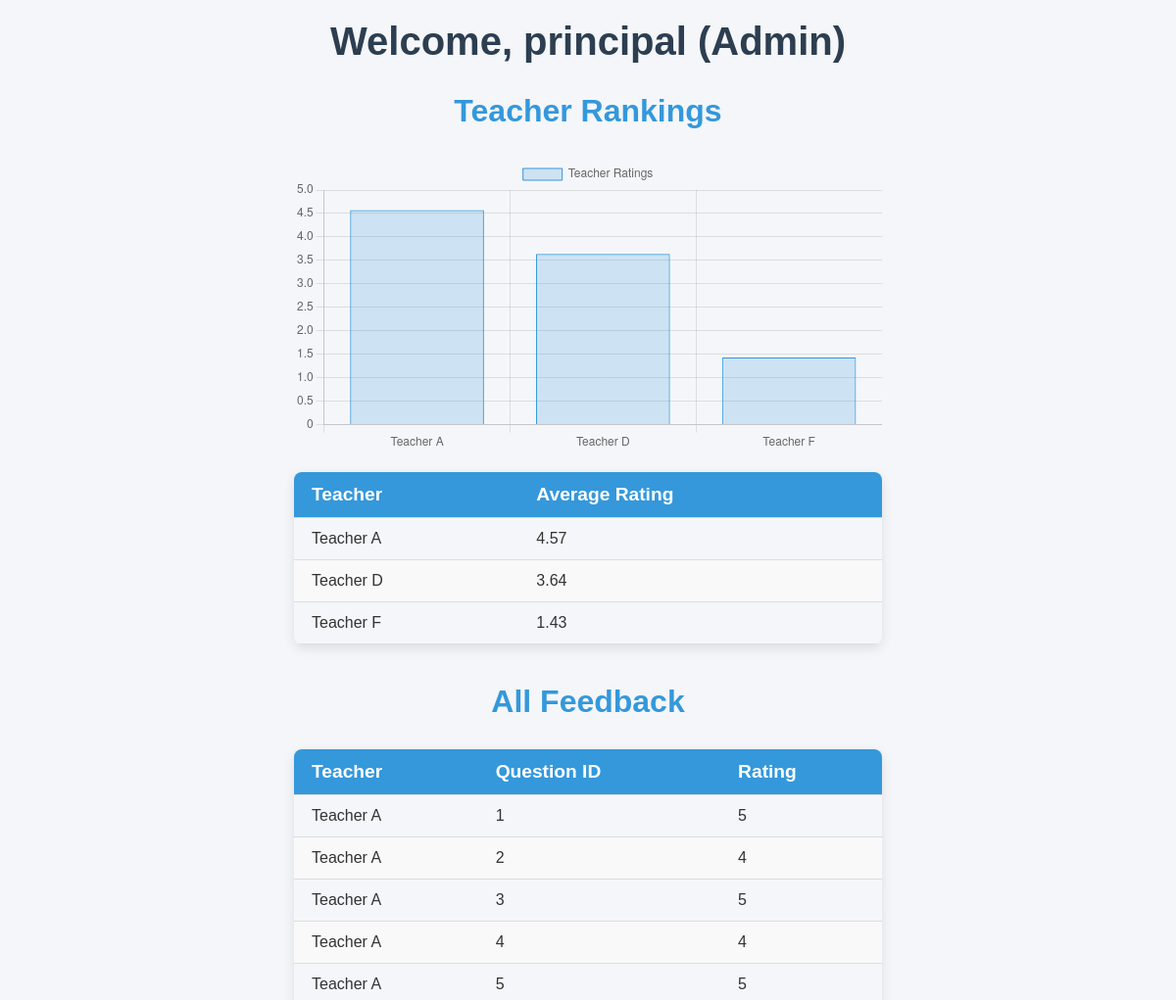
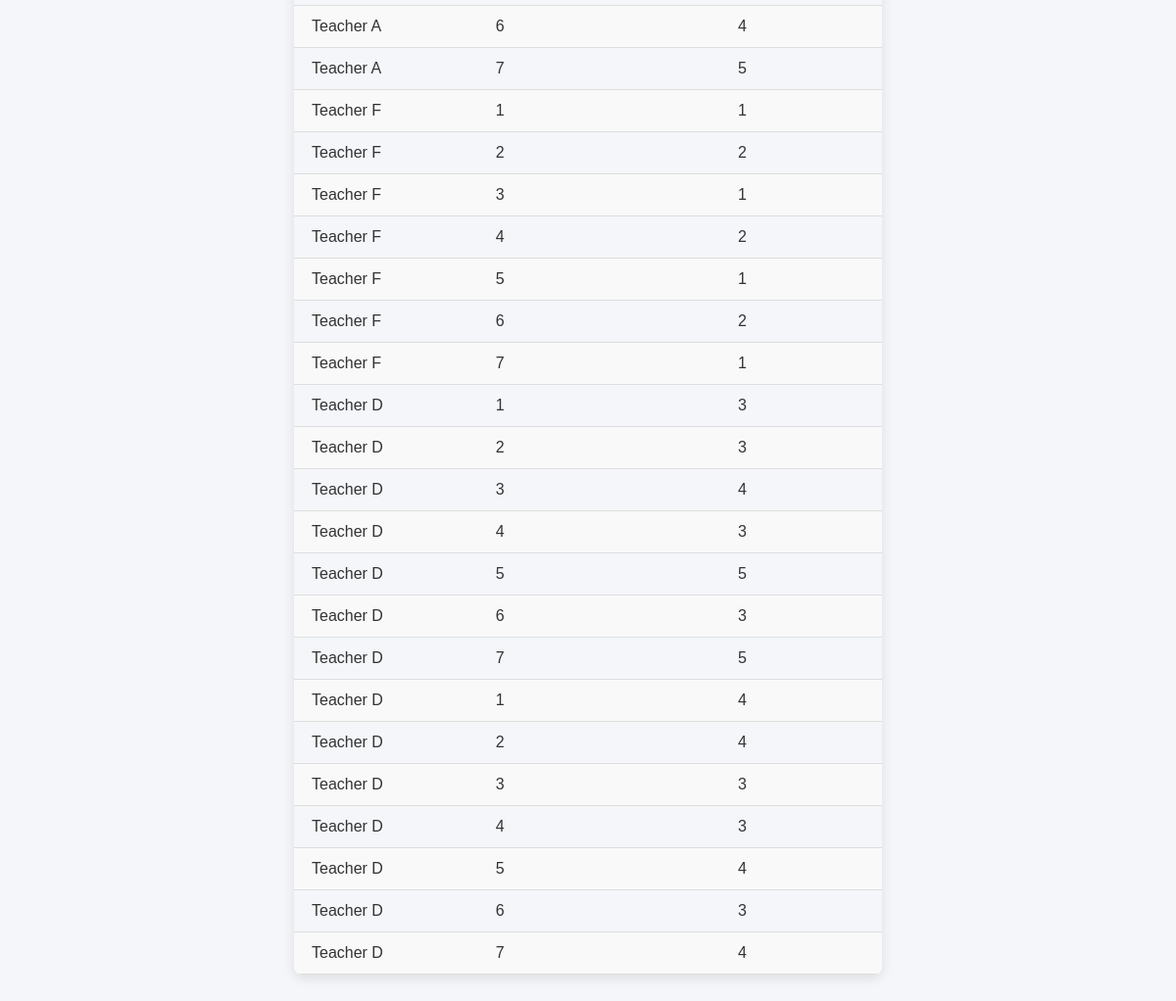
The page /admin (signed in) on the database its author committed (2 pictures, top to bottom).
### tables this page shows
CREATE TABLE feedback (
        id INTEGER PRIMARY KEY AUTOINCREMENT,
        teacher TEXT,
        question_id TEXT,
        rating INTEGER,
        sentiment REAL
    );

### app.py (the view)
@app.route('/admin')
def admin():
    if 'user_id' not in session or session.get('role') != 'admin':
        return redirect(url_for('login_select'))
    conn = sqlite3.connect('feedback.db')
    cursor = conn.cursor()
    cursor.execute('''
        SELECT teacher, ROUND(AVG(rating), 2) as avg_rating
        FROM feedback
        GROUP BY teacher
        ORDER BY avg_rating DESC
    ''')
    rankings = cursor.fetchall()
    cursor.execute('SELECT * FROM feedback')
    feedback = cursor.fetchall()
    conn.close()
    return render_template('admin.html', rankings=rankings, feedback=feedback)

### templates/admin.html (shortened to what this page needs)
<!DOCTYPE html>
<html lang="en">
<head>
</head>
<body>
    <div class="container">
        <h1>Welcome, {{ session['username'] }} (Admin)</h1>
        <div class="dashboard-section">
            <h2>Teacher Rankings</h2>
            <div id="rankingsChartContainer">
                <canvas id="rankingsChart" width="400" height="200"></canvas>
            </div>
            <table class="data-table">
                <thead>
                    <tr>
                        <th>Teacher</th>
                        <th>Average Rating</th>
                    </tr>
                </thead>
                <tbody>
                    {% for teacher, avg_rating in rankings %}
                        <tr>
                            <td>{{ teacher }}</td>
                            <td>{{ avg_rating }}</td>
                        </tr>
                    {% endfor %}
                </tbody>
            </table>
        </div>
        <div class="dashboard-section">
            <h2>All Feedback</h2>
            <table class="data-table">
                <thead>
                    <tr>
                        <th>Teacher</th>
                        <th>Question ID</th>
                        <th>Rating</th>
                    </tr>
                </thead>
                <tbody>
                    {% for feedback in feedback %}
                        <tr>
                            <td>{{ feedback[1] }}</td>
                            <td>{{ feedback[2] }}</td>
                            <td>{{ feedback[3] }}</td>
                        </tr>
                    {% endfor %}
                </tbody>
            </table>
        </div>
    </div>
    <script>
        const rankingsData = {
            labels: [{% for teacher, _ in rankings %}"{{ teacher }}",{% endfor %}],
            datasets: [{
                label: 'Teacher Ratings',
                data: [{% for _, avg_rating in rankings %}{{ avg_rating }},{% endfor %}],
                backgroundColor: 'rgba(52, 152, 219, 0.2)',
                borderColor: 'rgba(52, 152, 219, 1)',
                borderWidth: 1
            }]
        };
        const ctx = document.getElementById('rankingsChart').getContext('2d');
        const rankingsChart = new Chart(ctx, {
            type: 'bar',
            data: rankingsData,
            options: {
                scales: {
                    y: {
                        beginAtZero: true,
                        max: 5
                    }
                },
                responsive: true,
                plugins: {
                    legend: {
                        position: 'top'
                    }
                }
            }
        });
    </script>
</body>
</html>

### templates/admin.html (style rules this page uses)
body { font-family: 'Arial', sans-serif; background-color: #f4f6f9; margin: 0; padding: 0; color: #333; }
h1 { color: #2c3e50; text-align: center; margin: 20px 0; font-size: 2.5rem; animation: fadeIn 1s ease-out; }
h2 { color: #3498db; text-align: center; font-size: 2rem; margin: 30px 0; animation: fadeIn 1s ease-out; }
.container { width: 50%; margin: 0 auto; }
.dashboard-section { margin-bottom: 40px; }
.data-table { width: 100%; border-collapse: collapse; margin-top: 20px; border-radius: 8px; overflow: hidden; box-shadow: 0 4px 12px rgba(0, 0, 0, 0.1); }
.data-table th, .data-table td { padding: 12px 18px; text-align: left; border-bottom: 1px solid #ddd; }
.data-table th { background-color: #3498db; color: #fff; font-size: 1.2rem; }
.data-table tr:nth-child(even) { background-color: #f9f9f9; }
#rankingsChartContainer { margin: 20px 0; animation: fadeIn 1s ease-out; }

### rows shown on the page
feedback: teacher "Teacher A", question "1", rating "5"
feedback: teacher "Teacher A", question "2", rating "4"
feedback: teacher "Teacher A", question "3", rating "5"
feedback: teacher "Teacher A", question "4", rating "4"
feedback: teacher "Teacher A", question "5", rating "5"
feedback: teacher "Teacher A", question "6", rating "4"
feedback: teacher "Teacher A", question "7", rating "5"
feedback: teacher "Teacher F", question "1", rating "1"
feedback: teacher "Teacher F", question "2", rating "2"
feedback: teacher "Teacher F", question "3", rating "1"
feedback: teacher "Teacher F", question "4", rating "2"
feedback: teacher "Teacher F", question "5", rating "1"
feedback: teacher "Teacher F", question "6", rating "2"
feedback: teacher "Teacher F", question "7", rating "1"
feedback: teacher "Teacher D", question "1", rating "3"
feedback: teacher "Teacher D", question "2", rating "3"
feedback: teacher "Teacher D", question "3", rating "4"
feedback: teacher "Teacher D", question "4", rating "3"
feedback: teacher "Teacher D", question "5", rating "5"
feedback: teacher "Teacher D", question "6", rating "3"
feedback: teacher "Teacher D", question "7", rating "5"
feedback: teacher "Teacher D", question "1", rating "4"
feedback: teacher "Teacher D", question "2", rating "4"
feedback: teacher "Teacher D", question "3", rating "3"
feedback: teacher "Teacher D", question "4", rating "3"
feedback: teacher "Teacher D", question "5", rating "4"
feedback: teacher "Teacher D", question "6", rating "3"
feedback: teacher "Teacher D", question "7", rating "4"

### other values the page prints
{{ session['username'] }} "principal"
{{ teacher }} "Teacher A" "Teacher D" "Teacher F"
{{ avg_rating }} "4.57" "3.64" "1.43"
chart data {{ teacher }} Teacher A, Teacher D, Teacher F
chart data {{ avg_rating }} 4.57, 3.64, 1.43
